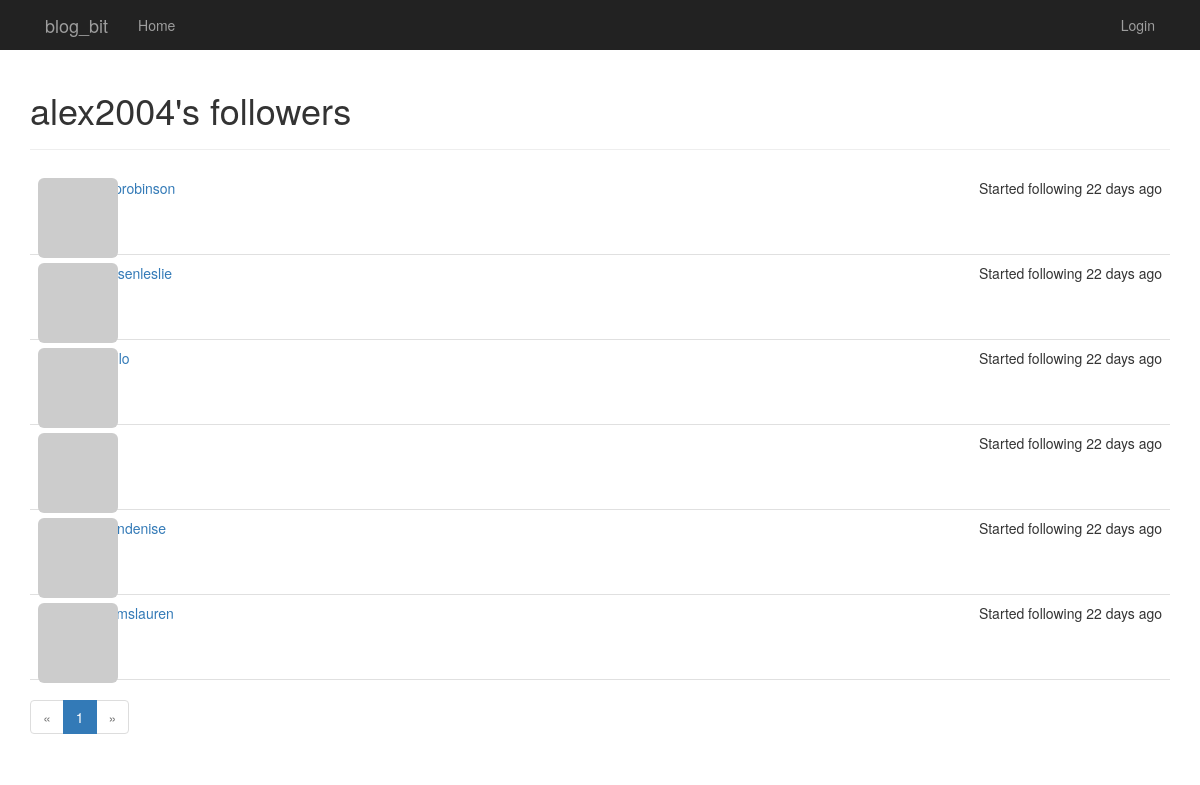
The page /followers/alex2004 on the database its author committed.
### app/models/user.py (models this page shows, shortened)
class User(db.Model, UserMixin):
    id = db.Column(db.Integer, primary_key=True)
    username = db.Column(db.String(64), unique=True, index=True)
    name = db.Column(db.String(64))
    about_me = db.Column(db.Text())
    member_since = db.Column(db.DateTime(), default=datetime.utcnow)
    last_seen = db.Column(db.DateTime(), default=datetime.utcnow)
    email = db.Column(db.String(64), unique=True, index=True)
    password_hash = db.Column(db.String(128))
    pfp_hash = db.Column(db.String(32))
    confirmed = db.Column(db.Boolean, default=False)
    role_id = db.Column(db.Integer, db.ForeignKey('role.id'))
    posts = db.relationship('Post', backref='author', lazy='dynamic')
    comments = db.relationship('Comment', backref='author', lazy='dynamic')
    likes = db.relationship('Like', backref='user', lazy='dynamic')
    followed = db.relationship(
        'Follow',
        foreign_keys=[Follow.follower_id],
        backref=db.backref('follower', lazy='joined'),
        lazy='dynamic',
        cascade='all, delete-orphan'
    )
    followers = db.relationship(
        'Follow',
        foreign_keys=[Follow.followed_id],
        backref=db.backref('followed', lazy='joined'),
        lazy='dynamic',
        cascade='all, delete-orphan'
    )
    @property
    def password(self):
        raise AttributeError('Password is not a readable attribute!')
    def get_pfp(self, size=100, image_gen='retro'):
        url = 'https://secure.gravatar.com/avatar'
        return f'{url}/{self.pfp_hash}?s={size}&d={image_gen}&r=g'

### app/models/follow.py (models this page shows)
class Follow(db.Model):
    follower_id = db.Column(db.Integer, db.ForeignKey('user.id'), primary_key=True)
    followed_id = db.Column(db.Integer, db.ForeignKey('user.id'), primary_key=True)
    timestamp = db.Column(db.DateTime, default=datetime.utcnow())

### app/main/follow_views.py (the view)
@main.route('/followers/<username>')
def followers(username):
    user = User.query.filter_by(username=username).first_or_404()
    page = request.args.get('page', default=1, type=int)
    pagination = user.followers.filter(Follow.follower_id != user.id).order_by(Follow.timestamp.desc()).paginate(
        page=page,
        per_page=current_app.config['POSTS_PER_PAGE'],
    )
    follows = [{'user': item.follower, 'timestamp': item.timestamp} for item in pagination.items]
    return render_template('main/followers.html', user=user, follows=follows, pagination=pagination)

### app/auth/views.py (called while the page is built)
@auth.before_app_request
def before_request():
    current_user = flask_login.current_user
    if current_user.is_authenticated:
        current_user.ping()  # updating user last time seen property
        if not current_user.confirmed \
                and flask.request.blueprint != 'auth' \
                and flask.request.endpoint != 'static':
            return flask.redirect(flask.url_for('auth.unconfirmed'))

### app/models/user.py (called while the page is built)
    def can(self, _):
        return False

### blog_bit.py (called while the page is built)
@app.context_processor
def inject_permissions():
    return dict(Permission=Permission)  # to use permission in templates

### app/templates/main/followers.html
{% extends 'base.html' %}
{% import 'main/components/_pagination_macros.html' as page_macros %}
{% block page_header %}
    <h1>{{ user.username }}'s followers</h1>
{% endblock %}
{% block page_content %}
    {% include 'main/components/_follows.html' %}
    {{ page_macros.pagination_widget(pagination, endpoint='main.followers', username=user.username) }}
{% endblock %}

### app/templates/main/components/_follows.html
<ul class="posts">
    {% for follow in follows %}
        <li class="post">
            <div class="profile-thumbnail">
                <a href="{{ url_for('main.profile', username=follow['user'].username) }}">
                    <img class="img-rounded profile-thumbnail"
                         src="{{ follow['user'].get_pfp(size=40) }}"
                         alt="{{ follow['user'].username }} profile picture">
                </a>
            </div>
            <div class="post-date">Started following {{ moment(follow['timestamp']).fromNow() }}</div>
            <div class="post-author">
                <a href="{{ url_for('main.profile', username=follow['user'].username) }}">
                    {{ follow['user'].username }}
                </a>
            </div>
            <div class="post-content"></div>
        </li>
    {% endfor %}
</ul>

### app/static/styles.css (style rules this page uses)
.profile-thumbnail { position: absolute; }
ul.posts { list-style-type: none; padding: 0px; margin: 16px 0px 0px 0px; }
ul.posts li.post { padding: 8px; border-bottom: 1px solid #e0e0e0; }
div.post-date { float: right; }
div.post-author { margin-left: 48px; }
div.post-content { margin-left: 48px; min-height: 48px; }

### rows shown on the page
User: username "alex2004"
Follow: timestamp "22 days ago"
User: user.username "philliprobinson"
Follow: timestamp "22 days ago"
User: user.username "petersenleslie"
Follow: timestamp "22 days ago"
Follow: timestamp "22 days ago"
Follow: timestamp "22 days ago"
User: user.username "wilsondenise"
Follow: timestamp "22 days ago"
User: user.username "williamslauren"

### other values the page prints
{{ page }} "1"
